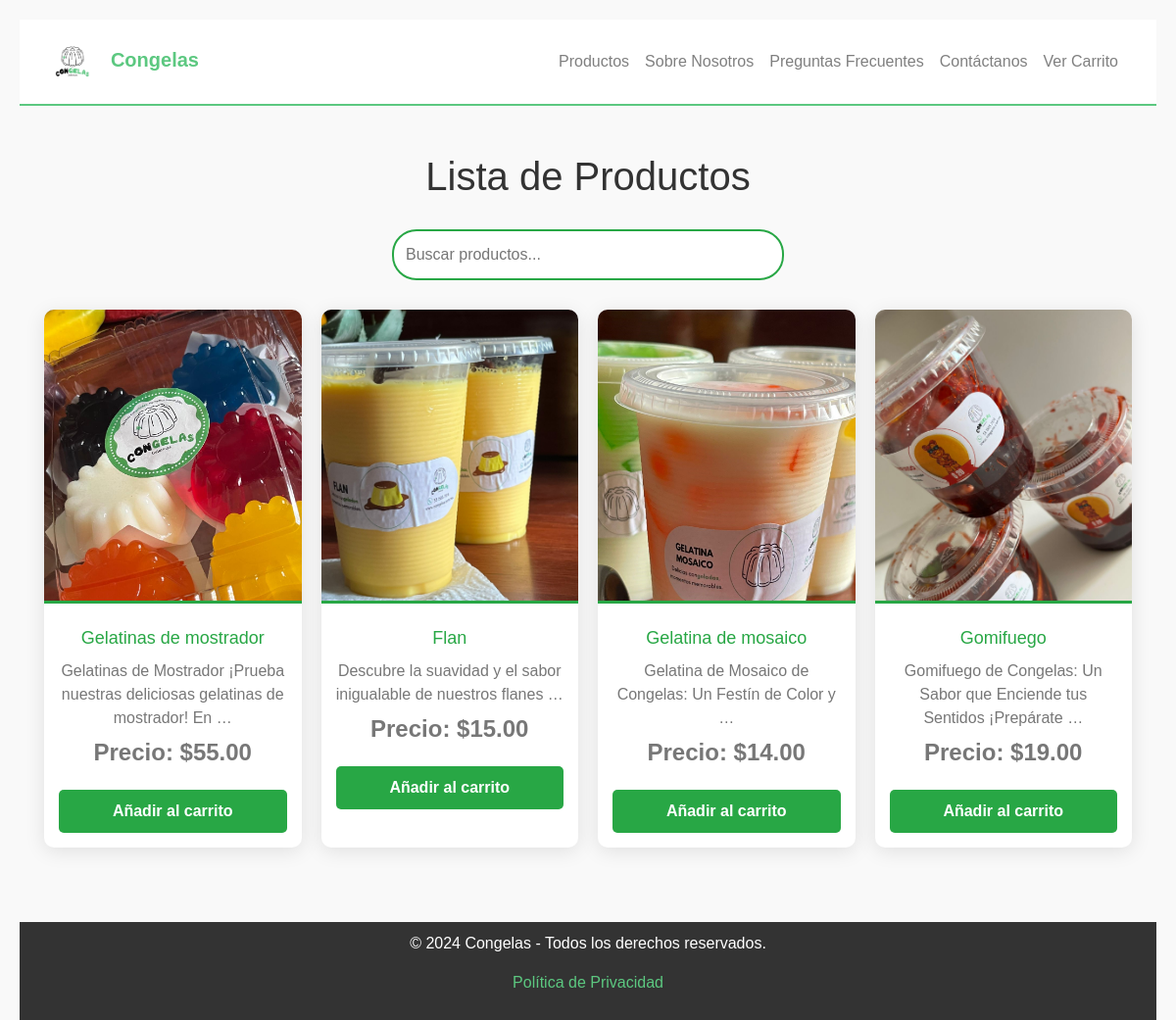
Before: /productos/productos/ with the older database file.
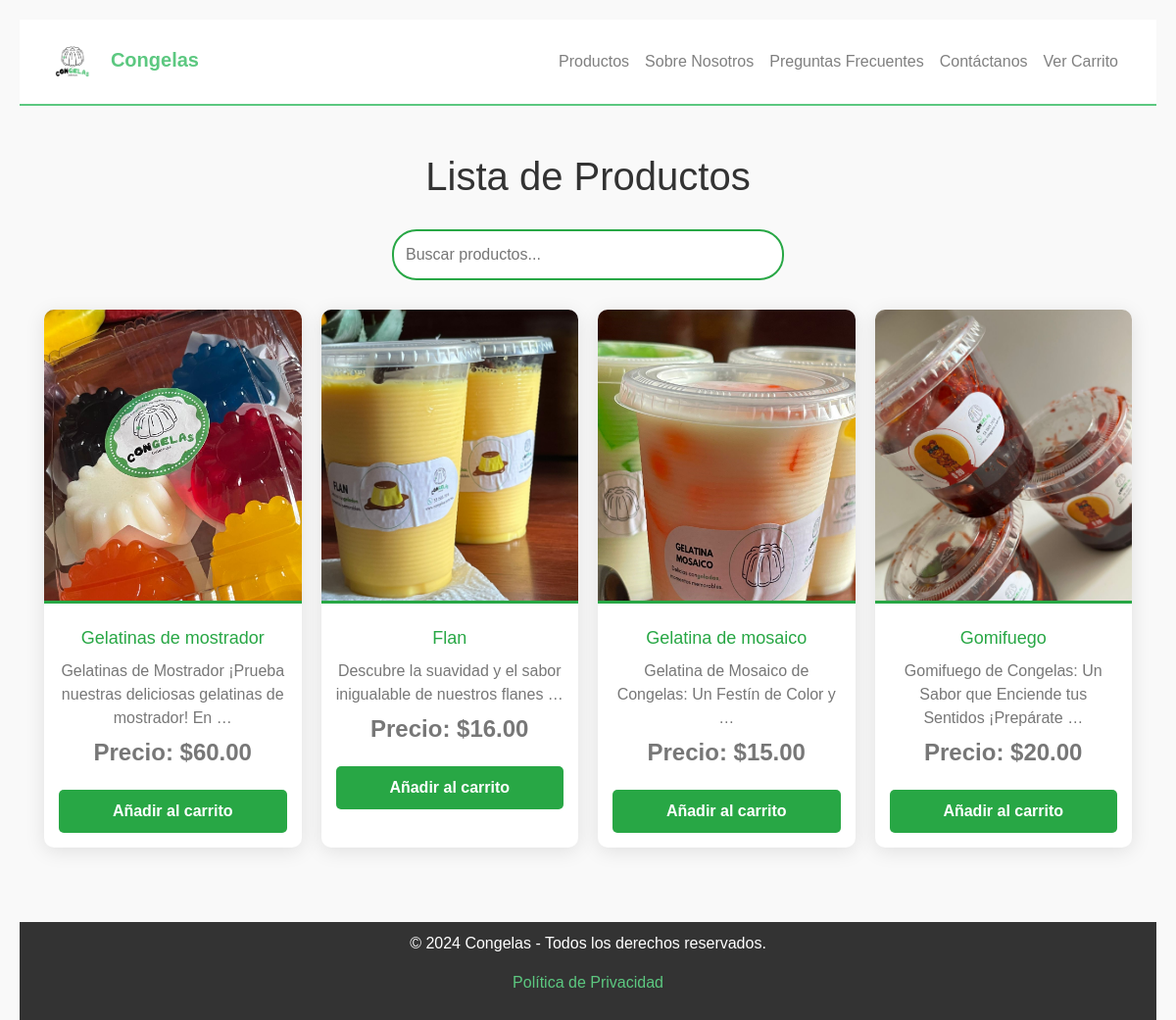
After: the same page with the newer database file.
### products/models.py (models this page shows, shortened)
class Producto(models.Model):
    nombre = models.CharField(max_length=100)
    precio = models.DecimalField(max_digits=6, decimal_places=2)
    descripcion = models.TextField()

class ImagenProducto(models.Model):
    producto = models.ForeignKey(Producto, related_name='imagenes', on_delete=models.CASCADE)
    imagen = models.ImageField(upload_to='productos/')

### products/views.py (the view)
# urls.py: path('productos/', ProductoListView.as_view(), name='products_list'),
class ProductoListView(ListView):
    model = Producto
    template_name = 'products/products_list.html'  # Ruta al template
    context_object_name = 'productos'

### TEMPLATES/products/products_list.html (shortened to what this page needs)
{% extends 'base.html' %}
{% block content %}
<!DOCTYPE html>
<html lang="es">
<head>
    {% load static %}
    <link rel="stylesheet" href="https://cdnjs.cloudflare.com/ajax/libs/font-awesome/6.0.0-beta3/css/all.min.css">
</head>
<body>
    <h1>Lista de Productos</h1>
    <div class="barra-busqueda">
        <input type="text" placeholder="Buscar productos..." id="busqueda">
    </div>
    <ul class="productos-lista">
        {% for producto in productos %}
        <li class="producto-item">
            {% if producto.imagenes.first %}
            <img src="{{ producto.imagenes.first.imagen.url }}" alt="{{ producto.nombre }}">
            {% else %}
            <img src="{% static 'images/default-product.jpg' %}" alt="Imagen no disponible">
            {% endif %}
            <div class="producto-info">
                <h2><a href="{% url 'products_detail' producto.pk %}" style="text-decoration: none; color: #28a745;">{{ producto.nombre }}</a></h2>
                <p>{{ producto.descripcion|truncatewords:10 }}</p>
                <p class="producto-precio">Precio: ${{ producto.precio }}</p>
                <form action="{% url 'add_to_cart' producto.pk %}" method="post">
                    <button type="submit" class="boton-carrito">Añadir al carrito</button>
                </form>
            </div>
        </li>
        {% endfor %}
    </ul>
</body>
</html>
{% endblock content %}

### TEMPLATES/base.html (shortened to what this page needs)
<!DOCTYPE html>
<html lang="es">
<head>
    <link rel="stylesheet" href="https://stackpath.bootstrapcdn.com/bootstrap/4.5.2/css/bootstrap.min.css">
    {% load static %}
</head>
<body>
    <nav class="navbar navbar-expand-lg navbar-light">
        <div class="container">
            <a class="navbar-brand" href="{% url 'home' %}">
                <img src="{% static 'images/logo sin fondo.png' %}" alt="Logo Congelas" class="logo">
                <b>Congelas</b>
            </a>
            <div class="collapse navbar-collapse" id="navbarNav">
                <ul class="navbar-nav ml-auto">
                    <li class="nav-item">
                        <a class="nav-link" href="{% url 'products_list' %}">Productos</a>
                    </li>
                    <li class="nav-item">
                        <a class="nav-link" href="{% url 'sobre_nosotros' %}">Sobre Nosotros</a>
                    </li>
                    <li class="nav-item">
                        <a class="nav-link" href="{% url 'preguntas_frecuentes' %} ">Preguntas Frecuentes</a>
                    </li>
                    <li class="nav-item">
                        <a class="nav-link" href="{% url 'contacto' %}">Contáctanos</a>
                    </li>
                    <li class="nav-item">
                        <a class="nav-link" href="{% url 'cart_detail' %}">Ver Carrito</a>
                    </li>
                </ul>
            </div>
        </div>
    </nav>
    <main role="main" class="container mt-5">
        {% block content %}
        {% endblock %}
    </main>
    <footer class="footer text-center">
        <div class="container">
            <p>&copy; 2024 Congelas - Todos los derechos reservados.</p>
            <p><a href="">Política de Privacidad</a></p>
        </div>
    </footer>
</body>
</html>

### TEMPLATES/base.html (style rules this page uses)
html, body { height: 100%; margin: 0; display: flex; flex-direction: column; }
body { background-color: #ffffff; color: #333; font-family: 'Times New Roman', Times, serif; }
.navbar { background-color: #ffffff; border-bottom: 2px solid #5cc880; }
.navbar a { color: #333; }
.navbar-brand b { color: #5cc880; }
.footer { background-color: #333; color: #ffffff; padding: 10px 0; margin-top: auto; position: relative; clear: both; }
.footer a { color: #5cc880; }
.logo { height: 60px; margin-right: 10px; }
main { flex: 1; padding-bottom: 60px; }

### TEMPLATES/products/products_list.html (style rules this page uses)
body { font-family: 'Arial', sans-serif; background-color: #f9f9f9; margin: 0; padding: 20px; }
h1 { text-align: center; margin-bottom: 30px; color: #333; }
.barra-busqueda { text-align: center; margin-bottom: 30px; }
.barra-busqueda input { width: 80%; max-width: 400px; padding: 12px; border: 2px solid #28a745; border-radius: 25px; font-size: 16px; outline: none; transition: border-color 0.3s; }
.productos-lista { display: grid; grid-template-columns: repeat(auto-fill, minmax(250px, 1fr)); gap: 20px; padding: 0; list-style: none; }
.producto-item { background-color: #fff; border-radius: 10px; overflow: hidden; box-shadow: 0 4px 20px rgba(0, 0, 0, 0.1); transition: transform 0.3s; }
.producto-item img { width: 100%; height: 300px; object-fit: cover; border-bottom: 3px solid #28a745; }
.producto-info { padding: 15px; text-align: center; }
.producto-info h2 { font-size: 18px; margin: 10px 0; color: #333; }
.producto-info p { margin: 5px 0; color: #777; }
.producto-precio { font-weight: bold; font-size: 1.5em; color: #28a745; }
.boton-carrito { display: inline-block; margin-top: 15px; padding: 10px 15px; background-color: #28a745; color: white; border: none; border-radius: 5px; text-align: center; font-weight: bold; cursor: pointer; width: 100%; transition: background-color 0.3s, transform 0.3s; }

Changed rows visible on the page:
changed Producto "Gelatinas de mostrador": precio "55.00" → "60.00"
changed Producto "Flan": precio "15.00" → "16.00"
changed Producto "Gelatina de mosaico": precio "14.00" → "15.00"
changed Producto "Gomifuego": precio "19.00" → "20.00"
